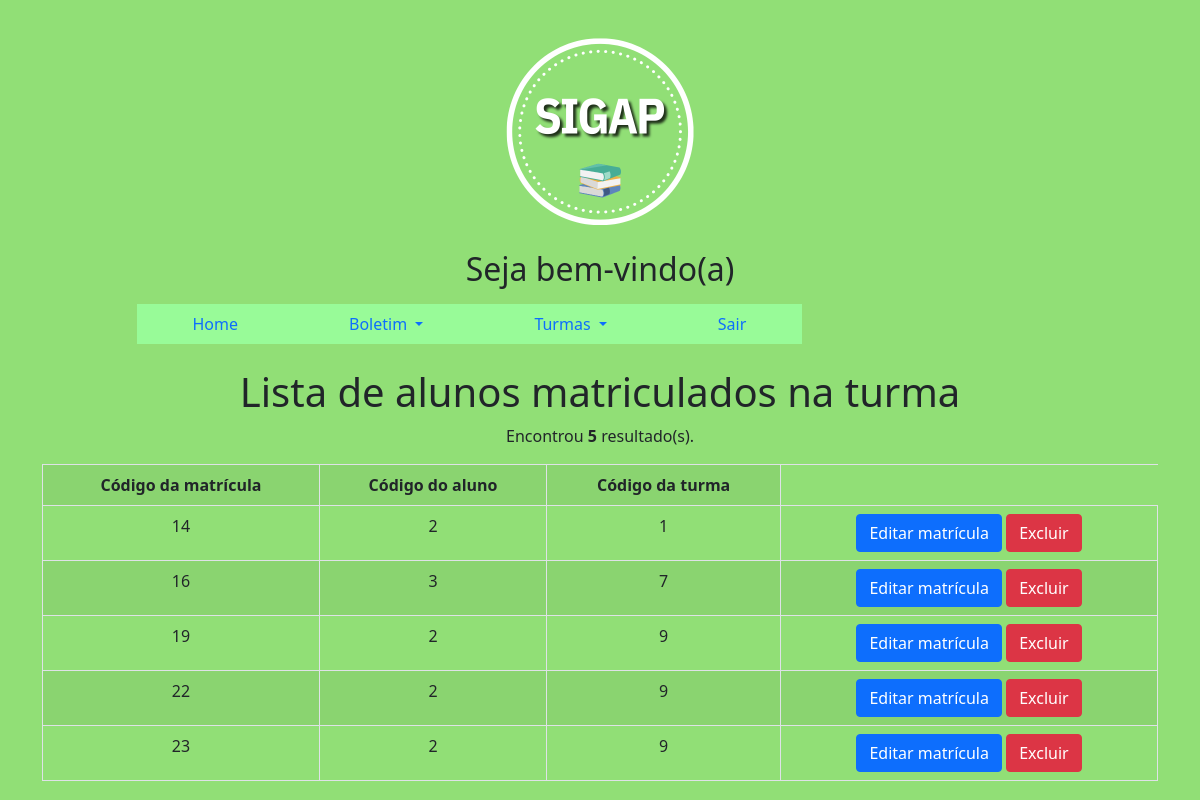
Page /principalAluno.php?page=listarmatAlunos&idAluno on the earlier database version.
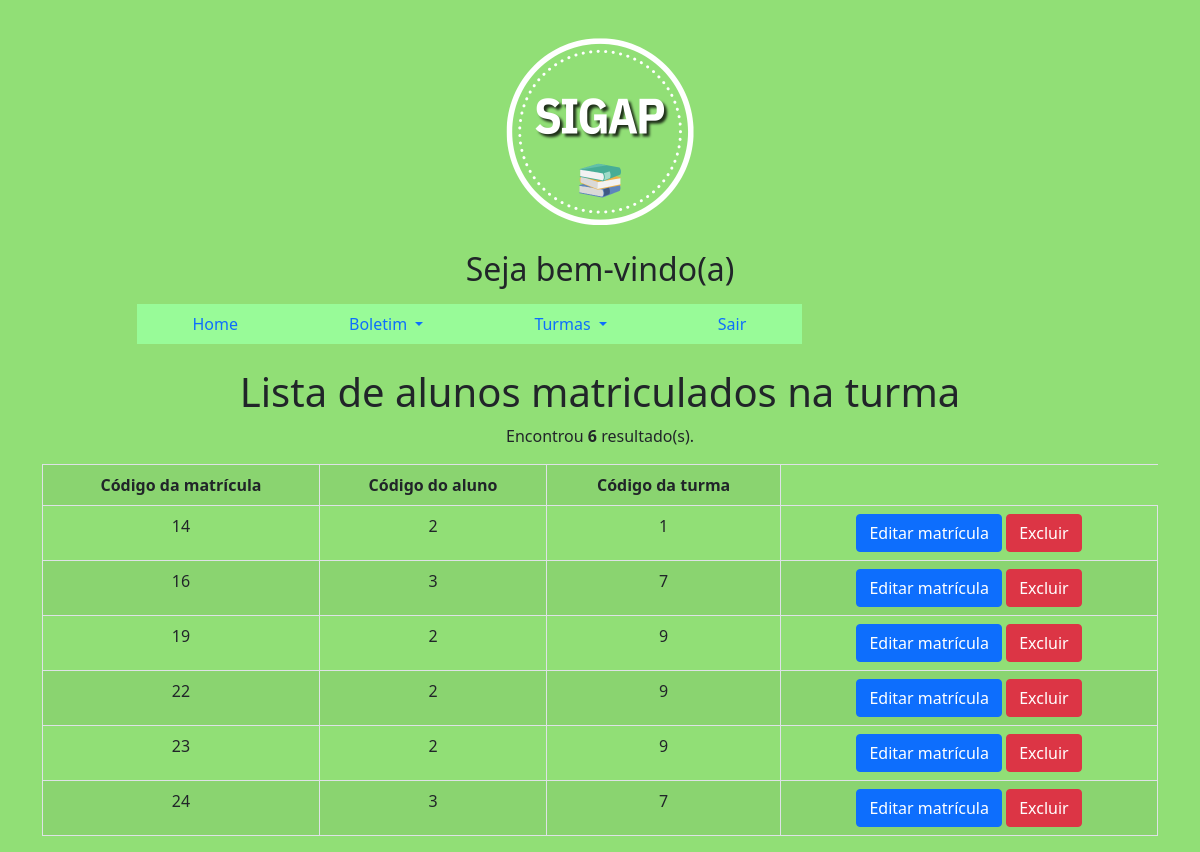
Same page on the later database version.
### tables this page shows
CREATE TABLE `mat_alunos_turmas` (
  `idMat_Alunos_Turmas` int(11) NOT NULL,
  `Aluno_idAluno` int(11) NOT NULL,
  `Turmas_idTurmas` int(11) NOT NULL
);

### listarmatAlunos.php (the view)
<?php
	$sql = "SELECT * FROM mat_alunos_turmas";
	$res = $mysqli->query($sql);
	$qtd = $res->num_rows;
?>
    <div class="row">
        <div class="col-12">
            <h1>Lista de alunos matriculados na turma</h1>
        </div>
		<?php
        if($qtd > 0){
		print "<p>Encontrou <b>$qtd</b> resultado(s).</p>";
		print "<table class='table table-bordered table-striped table-hover'>";
		print "<tr>";
		print "<th>Código da matrícula</th>";
		print "<th>Código do aluno</th>";
		print "<th>Código da turma</th>";
		print "</tr>";
		while($row = $res->fetch_object()){
			print "<tr>";
			print "<td>".$row->idMat_Alunos_Turmas."</td>";
			print "<td>".$row->Aluno_idAluno."</td>";
			print "<td>".$row->Turmas_idTurmas."</td>";
			print "<td>
					 <button onclick=\"location.href='?page=editarmatAlunos&idMat_Alunos_Turmas=".$row->idMat_Alunos_Turmas."';\" class='btn btn-primary'>Editar matrícula</button>
					 <button onclick=\"if(confirm('Tem certeza que deseja excluir?')){location.href='?page=salvarmatAlunos&acao=excluir&idMat_Alunos_Turmas=".$row->idMat_Alunos_Turmas."';}else{false;}\"  class='btn btn-danger'>Excluir</button>
			       </td>";
		}
		print "</table>";
	}else{
		print "Não encontrou resultado";
	}
	?>

Differences in the rows shown:
added mat_alunos_turmas: idMat_Alunos_Turmas "24", Aluno_idAluno "3", Turmas_idTurmas "7"
Other differences:
$qtd: "5" → "6"
